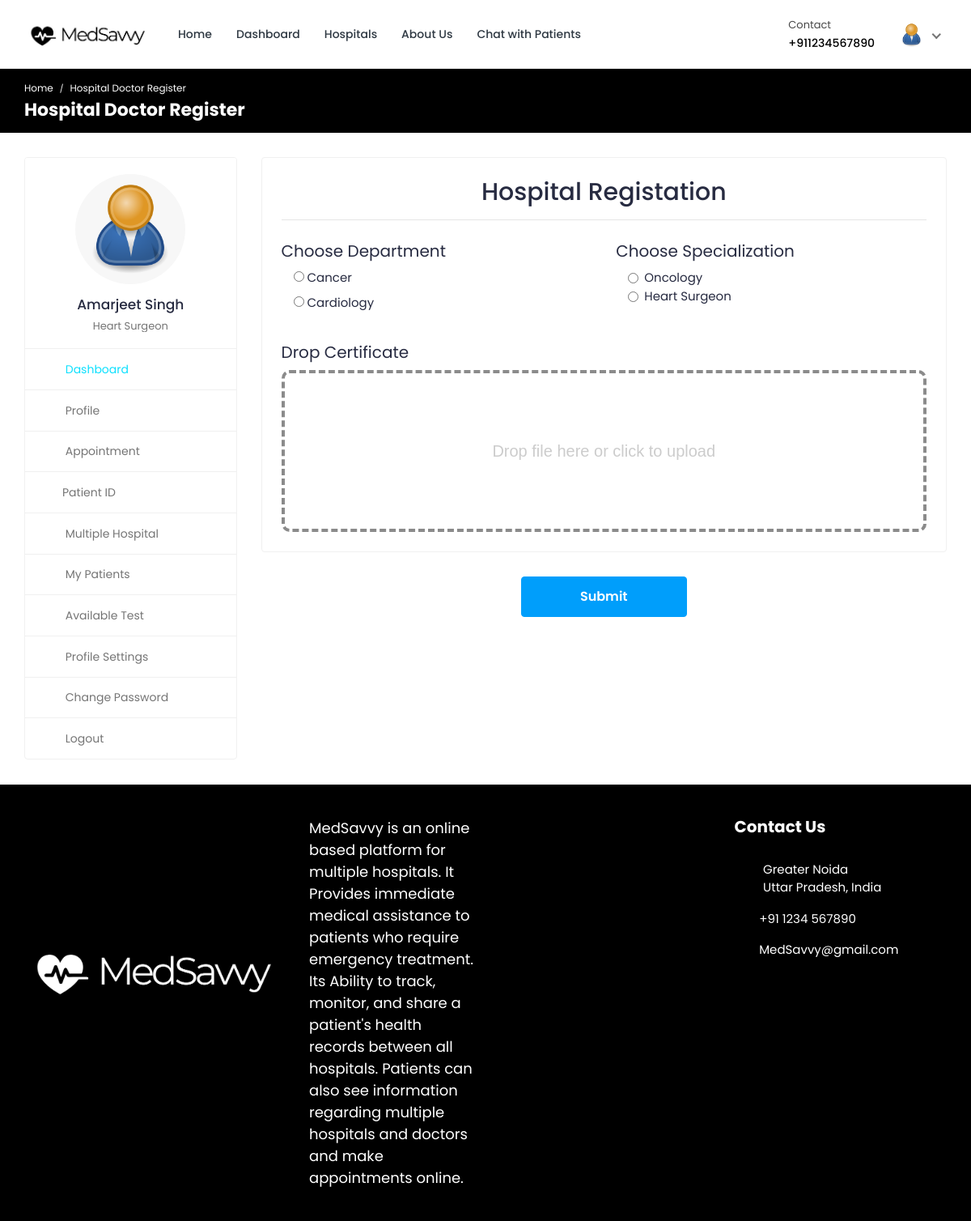
Screenshot of /hospital-doctor-register/1/ (signed in) with the database file from the repository.
### doctor/models.py (models this page shows, shortened)
class Doctor_Information(models.Model):
    DOCTOR_TYPE = (
        ('Cardiologists', 'Cardiologists'),
        ('Neurologists', 'Neurologists'),
        ('Pediatricians', 'Pediatricians'),
        ('Physiatrists', 'Physiatrists'),
        ('Dermatologists', 'Dermatologists'),
    )
    doctor_id = models.AutoField(primary_key=True)
    user = models.OneToOneField(User, on_delete=models.CASCADE, null=True, blank=True, related_name='profile')
    name = models.CharField(max_length=200, null=True, blank=True)
    username = models.CharField(max_length=200, null=True, blank=True)
    gender = models.CharField(max_length=200, null=True, blank=True)
    description = models.TextField(max_length=1000, null=True, blank=True)
    department = models.CharField(max_length=200, choices=DOCTOR_TYPE, null=True, blank=True)
    department_name = models.ForeignKey(hospital_department, on_delete=models.SET_NULL, null=True, blank=True)
    specialization = models.ForeignKey(specialization, on_delete=models.SET_NULL, null=True, blank=True)
    featured_image = models.ImageField(upload_to='doctors/', default='doctors/user-default.png', null=True, blank=True)
    certificate_image = models.ImageField(upload_to='doctors_certificate/', default='doctors_certificate/default.png', null=True, blank=True)
    email = models.EmailField(max_length=200, null=True, blank=True)
    phone_number = models.CharField(max_length=200, null=True, blank=True)
    nid = models.CharField(max_length=200, null=True, blank=True)
    visiting_hour = models.CharField(max_length=200, null=True, blank=True)
    consultation_fee = models.IntegerField(null=True, blank=True)
    report_fee = models.IntegerField(null=True, blank=True)
    dob = models.CharField(max_length=200, null=True, blank=True)
    institute = models.CharField(max_length=200, null=True, blank=True)
    degree = models.CharField(max_length=200, null=True, blank=True)
    completion_year = models.CharField(max_length=200, null=True, blank=True)
    work_place = models.CharField(max_length=200, null=True, blank=True)
    designation = models.CharField(max_length=200, null=True, blank=True)
    start_year = models.CharField(max_length=200, null=True, blank=True)
    end_year = models.CharField(max_length=200, null=True, blank=True)
    register_status =  models.CharField(max_length=200, null=True, blank=True)
    hospital_name = models.ForeignKey(Hospital_Information, on_delete=models.SET_NULL, null=True, blank=True)

### hospital_admin/models.py (models this page shows, shortened)
class specialization(models.Model):
    specialization_id = models.AutoField(primary_key=True)
    specialization_name = models.CharField(max_length=200, null=True, blank=True)
    hospital = models.ForeignKey(Hospital_Information, on_delete=models.CASCADE, null=True, blank=True)

class hospital_department(models.Model):
    hospital_department_id = models.AutoField(primary_key=True)
    hospital_department_name = models.CharField(max_length=200, null=True, blank=True)
    hospital = models.ForeignKey(Hospital_Information, on_delete=models.CASCADE, null=True, blank=True)
    featured_image = models.ImageField(upload_to='departments/', default='departments/default.png', null=True, blank=True)

### hospital/views.py (the view, shortened to what this page needs)
# urls.py: path('hospital-doctor-register/<int:pk>/', views.hospital_doctor_register, name='hospital-doctor-register'),
@csrf_exempt
@login_required(login_url="login")
def hospital_doctor_register(request, pk):
    if request.user.is_authenticated:
        if request.user.is_doctor:
            doctor = Doctor_Information.objects.get(user=request.user)
            hospitals = Hospital_Information.objects.get(hospital_id=pk)
            departments = hospital_department.objects.filter(hospital=hospitals)
            specializations = specialization.objects.filter(hospital=hospitals)
            context = {'doctor': doctor, 'hospitals': hospitals, 'departments': departments, 'specializations': specializations}
            return render(request, 'hospital-doctor-register.html', context)
    else:
        logout(request)
        messages.info(request, 'Not Authorized')
        return render(request, 'doctor-login.html')

### templates/hospital-doctor-register.html (shortened to what this page needs)
{% load static %}
<!DOCTYPE html>
<html lang="en">
  <head>
    <link
      rel="stylesheet"
      href="{% static 'MedSavvy-System/css/Normal/bootstrap.min.css' %}"
    />
    <link
      rel="stylesheet"
      href="{% static 'MedSavvy-System/plugins/Normal/fontawesome/css/fontawesome.min.css' %}"
    />
    <link
      rel="stylesheet"
      href="{% static 'MedSavvy-System/plugins/Normal/fontawesome/css/all.min.css' %}"
    />
    <link
      rel="stylesheet"
      href="{% static 'MedSavvy-System/css/Normalbootstrap-datetimepicker.min.css' %}"
    />
    <link
      rel="stylesheet"
      href="{% static 'MedSavvy-System/plugins/Normal/select2/css/select2.min.css'%}"
    />
    <link
      rel="stylesheet"
      href="{% static 'MedSavvy-System/plugins/Normal/fancybox/jquery.fancybox.min.css'%}"
    />
    <link
      rel="stylesheet"
      href="{% static 'MedSavvy-System/css/Normal/style.css' %}"
    />
    <link rel="stylesheet"href="{% static 'MedSavvy-System/css/Normal/search2.css' %}">
  </head>
  <body>
    <div class="main-wrapper">
      <header class="header">
		    {% if user.is_authenticated and user.is_doctor %}
			{% include 'doctor-navbar.html' %}
			{% endif %}
      </header>
      <div class="breadcrumb-bar">
				<div class="container-fluid">
					<div class="row align-items-center">
						<div class="col-md-6 col-6">
							<nav aria-label="breadcrumb" class="page-breadcrumb">
								<ol class="breadcrumb">
									<li class="breadcrumb-item"><a href="index-2.html">Home</a></li>
									<li class="breadcrumb-item active" aria-current="page">Hospital Doctor Register</li>
								</ol>
							</nav>
							<h2 class="breadcrumb-title">Hospital Doctor Register</h2>
						</div>
					</div>
				</div>
			</div>
      <div class="content">
        <div class="container-fluid">
          <div class="row">
            <div class="col-md-5 col-lg-4 col-xl-3 theiaStickySidebar">
              <div>
			    {% include 'doctor-sidebar.html' %}
              </div>
            </div>
            <div class="col-md-12 col-lg-8 col-xl-9">
              <form action="{% url 'hospital-doctor-register' pk=hospitals.hospital_id %}" method="POST" enctype="multipart/form-data">
                <div class="card">
                    <div class="card-body">
                        <h2 class="card-title" style="text-align: center;">Hospital Registation</h2>
                        <hr>
                        <div class="form-group row">
                            <div class="col-md-6">
                                <label class="col-form-label" style="font-size: 20px;">Choose Department</label>
                                <div class="col-md-10">
                                    {% for department in departments %}
                                    <div class="radio">
                                        <label>
                                            <input type="radio" value="{{ department.hospital_department_id }}" name="department_radio"> {{ department.hospital_department_name }}
                                        </label>
                                    </div>
                                    {% endfor %}
                                </div>
                            </div>
                            <div class="col-md-6">
                                <label class="col-form-label" style="font-size: 20px;">Choose Specialization</label>
                                <div class="col-md-10">
                                    {% for specialization in specializations %}
                                      <div class="form-check">
                                        <input class="form-check-input" type="radio" value="{{ specialization.specialization_id }}" name="specialization_radio" id="flexRadioDefault2">
                                        <label class="form-check-label" for="flexRadioDefault2">
                                          {{ specialization.specialization_name }}
                                        </label>
                                      </div>
                                      {% endfor %}
                                </div>
                            </div>
                        </div>
                        <label class="col-form-label" style="font-size: 20px;text-align: center;">Drop Certificate</label>
                        <div class="drop-zone">
                            <span class="drop-zone__prompt">Drop file here or click to upload</span>
                        </div>
                    </div>
                </div>
                <div class="submit-section submit-btn-bottom center">
                    <button type="submit" class="btn btn-info submit-btn" style="min-width: 205px;">Submit</button>
                </div>
              </form>
            </div>
          </div>
        </div>
      </div>
     {% include 'footer.html' %}
    </div>
    </body>
    </html>

### templates/doctor-navbar.html (shortened to what this page needs)
{% load static %}
<nav class="navbar navbar-expand-lg header-nav">
  <div class="navbar-header">
    <a href="{% url 'hospital_home'%}" class="navbar-brand logo">
      <img
        src="{% static 'MedSavvy-System/images/Normal/logo.jpg' %}"
        class="img-fluid"
        alt="Logo"
      />
    </a>
  </div>
  <div class="main-menu-wrapper">
    <ul class="main-nav">
      <li>
        <a href="{% url 'hospital_home'%}">Home</a>
      </li>
      <li>
        <a href="{% url 'doctor-dashboard'%}">Dashboard</a>
      </li>
      <li><a href="{% url 'multiple-hospital' %}" style="text-decoration: none;">Hospitals</a></li>
      <li>
        <a href="{% url 'about-us'%}">About Us</a>
      </li>
      <li>
        <a href="{% url 'chat-home' pk=user.id %}">Chat with Patients</a>
      </li>
    </ul>
  </div>
  <ul class="nav header-navbar-rht">
    <li class="nav-item contact-item">
      <div class="header-contact-img">
        <i class="far fa-hospital"></i>
      </div>
      <div class="header-contact-detail">
        <p class="contact-header">Contact</p>
        <p class="contact-info-header">+91{{doctor.phone_number}}</p>
      </div>
    </li>
    <li class="nav-item dropdown has-arrow logged-item">
      <a href="#" class="dropdown-toggle nav-link" data-toggle="dropdown">
        <span class="user-img">
          <img
            class="rounded-circle"
            src="{{ doctor.featured_image.url }}"
            width="31"
            alt="Darren Elder"
          />
        </span>
      </a>
    </li>
  </ul>
</nav>

### templates/doctor-sidebar.html (shortened to what this page needs)
{% load static %}
<div class="profile-sidebar">
  <div class="widget-profile pro-widget-content">
    <div class="profile-info-widget">
      <a href="#" class="booking-doc-img">
        <img
          src="{{ doctor.featured_image.url }}"
          alt="User Image"
        />
      </a>
      <div class="profile-det-info">
        <h3>{{ doctor.name }}</h3>
        <div class="patient-details">
          <h5 class="mb-0">{{doctor.specialization.specialization_name}}</h5>
        </div>
      </div>
    </div>
  </div>
  <div class="dashboard-widget">
    <nav class="dashboard-menu sidebar">
      <ul>
        <li class="active">
          <a href="{% url 'doctor-dashboard' %}">
            <i class="fas fa-columns"></i>
            <span>Dashboard</span>
          </a>
        </li>
        <li>
        <a href="{% url 'doctor-profile' pk=doctor.doctor_id %}">
          <i class="fas fa-user"></i>
          <span>Profile</span>
        </a>
      </li>
        <li>
          <a href="{% url 'appointments'%}">
            <i class="fas fa-user-circle"></i>
            <span>Appointment</span>
          </a>
        </li>
        <li class="nav-item has-submenu">
            <a href="#" class="nav-link"><i class="fas fa-search"></i><span>Patient ID</span></a>
        </li>
        <li>
          <a href="{% url 'multiple-hospital' %}">
            <i class="fas fa-hospital"></i>
            <span>Multiple Hospital</span>
          </a>
      </li>
        <li>
          <a href="{% url 'my-patients' %}">
            <i class="fas fa-user-injured"></i>
            <span>My Patients</span>
          </a>
        </li>
        <li>
          <a href="{% url 'doctor-test-list'%}" target="_blank">
            <i class="fas fa-hourglass-start"></i>
            <span>Available Test</span>
          </a>
        </li>
        <li>
          <a
            href="{% url 'doctor-profile-settings' %}"
          >
            <i class="fas fa-user-cog"></i>
            <span>Profile Settings</span>
          </a>
        </li>
        <li>
          <a href="{% url 'doctor-change-password' pk=user.id%}">
            <i class="fas fa-lock"></i>
            <span>Change Password</span>
          </a>
        </li>
        <li>
          <a href="{% url 'doctor-logout'%}">
            <i class="fas fa-sign-out-alt"></i>
            <span>Logout</span>
          </a>
        </li>
      </ul>
    </nav>
  </div>
</div>

### templates/hospital-doctor-register.html (style rules this page uses)
.drop-zone { max-width: auto; height: 200px; padding: 25px; display: flex; align-items: center; justify-content: center; text-align: center; font-family: "Quicksand", sans-serif; font-weight: 500; font-size: 20px; cursor: pointer; color: #cccccc; border: 4px dashed #8b8b8b; border-radius: 10px; }
.center { display: flex; justify-content: center; align-items: center; }

### rows the page displays
Doctor_Information: phone_number "1234567890", featured_image (placeholder picture), name "Amarjeet Singh", specialization.specialization_name "Heart Surgeon"
hospital_department: hospital_department_name "Cancer"
hospital_department: hospital_department_name "Cardiology"
specialization: specialization_name "Oncology"
specialization: specialization_name "Heart Surgeon"
